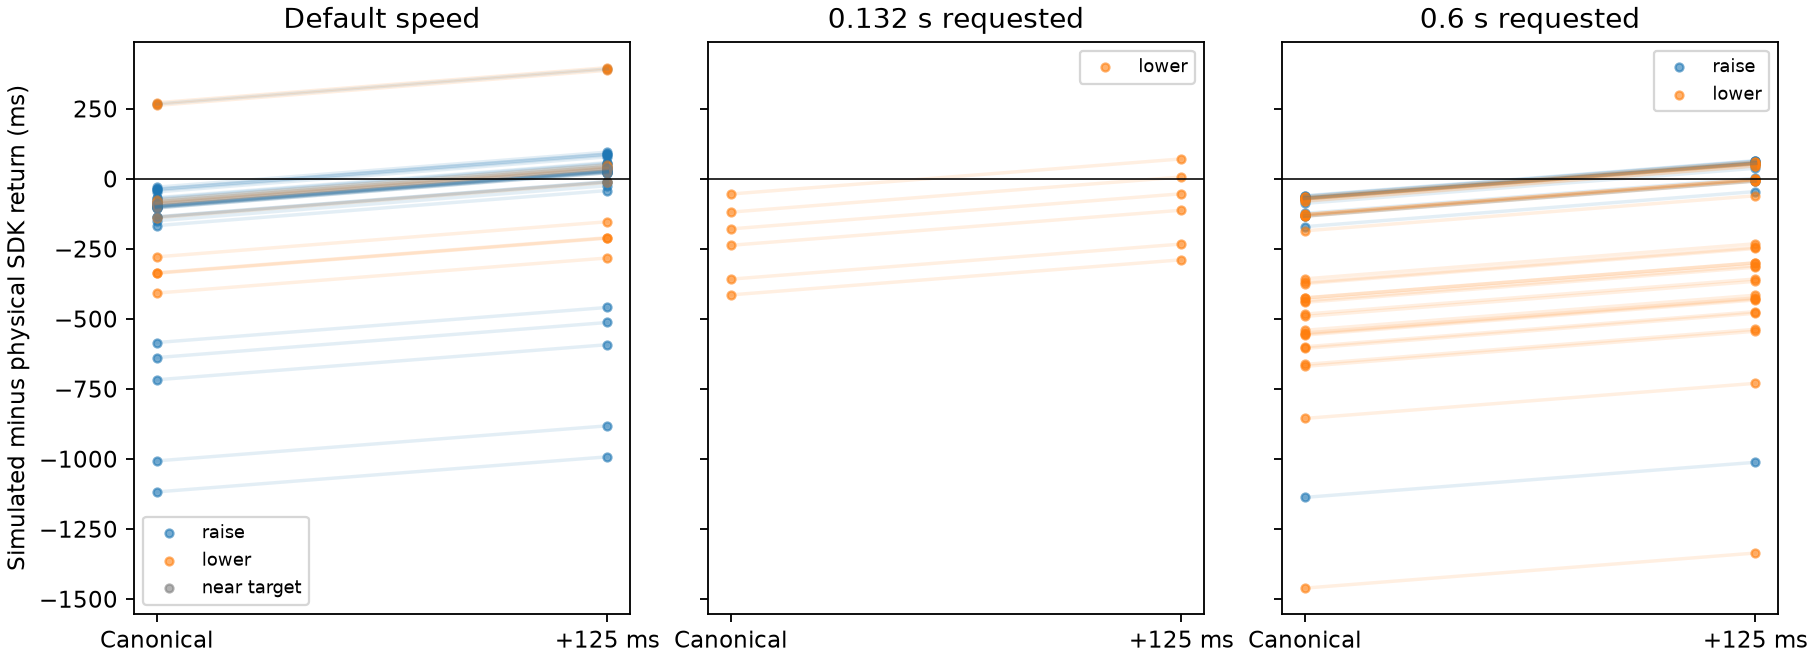

Recreate this plot in Python.
"""Evaluate the previously estimated SDK completion offset on distinct sessions."""
import csv
from pathlib import Path
import sys
import matplotlib.pyplot as plt
import numpy as np

root=Path(sys.argv[1]) if len(sys.argv)>1 else Path("../workshop-joints-20261127/lift-duration")
offset=.1252926826477051
def read(path):
    with path.open() as f:
        return list(csv.DictReader(f))
out=[]
for folder in ["short-repeat","approach-direction","status-52","history-52"]:
    trace=read(root/folder/"recording.csv")
    replay=read(root/folder/"returns.csv")
    commands=[r for r in trace if r["event"]=="command"]
    returns=[r for r in trace if r["event"]=="return"]
    assert len(commands)==len(returns)==len(replay)
    states=[r for r in trace if r["event"]=="state"]
    for c,r,s in zip(commands,returns,replay):
        start=float(c["s"])
        assert start==float(s["command_s"]) and float(r["s"])>=start
        assert c["target_mm"]==r["target_mm"]==s["target_mm"] and r["code"]=="0" and s["result"]=="completed"
        initial=float(next(row for row in reversed(states) if float(row["s"])<=start)["lift_mm"])
        target=float(c["target_mm"])
        physical=float(r["s"])-start
        sim=float(s["sim_elapsed_s"])
        direction="raise" if target>initial+2 else "lower" if target<initial-2 else "near target"
        out.append([folder,start,float(c["duration_s"]),direction,initial,target,physical,sim,1000*(sim-physical),1000*(sim+offset-physical)])
with open("transfer-scores.csv","w") as f:
    w=csv.writer(f,lineterminator="\n")
    w.writerow(["session","command_s","duration_s","direction","start_mm","target_mm","physical_s","sim_s","base_error_ms","corrected_error_ms"])
    w.writerows(out)
fig,axes=plt.subplots(1,3,figsize=(11,4),layout="constrained",sharey=True)
for ax,duration in zip(axes,[0,.132,.6]):
    group=[r for r in out if r[2]==duration]
    for direction,color in [("raise","tab:blue"),("lower","tab:orange"),("near target","gray")]:
        subset=[r for r in group if r[3]==direction]
        if not subset:continue
        v=np.array([r[-2:] for r in subset]);print(duration,direction,len(v),np.mean(abs(v),axis=0),np.median(v,axis=0))
        ax.scatter([0]*len(v),v[:,0],color=color,s=12,alpha=.6)
        ax.scatter([1]*len(v),v[:,1],color=color,s=12,alpha=.6,label=direction)
        for pair in v:ax.plot([0,1],pair,color=color,alpha=.12)
    ax.axhline(0,color="black",lw=.7)
    ax.set(title="Default speed" if duration==0 else f"{duration:g} s requested",xticks=[0,1],xticklabels=["Canonical","+125 ms"])
    ax.legend(fontsize=8)
axes[0].set_ylabel("Simulated minus physical SDK return (ms)")
fig.savefig("transfer.png",dpi=165)
v=np.array([r[-2:] for r in out]);print("all",len(v),np.mean(abs(v),axis=0),np.sum(abs(v[:,1])>abs(v[:,0])))
# Diagnostic only. Replace the simulated completion instant with a measured flag.
with open("flag-control.csv","w") as f:
    w=csv.writer(f,lineterminator="\n")
    w.writerow(["session","command_s","target_mm","in_position_s","sdk_return_s","corrected_sim_error_ms","observed_flag_plus_62ms_error_ms"])
    flag_scores=[]
    for folder in ["status-52","history-52"]:
        trace=read(root/folder/"recording.csv")
        group=[r for r in out if r[0]==folder]
        for i,r in enumerate(group):
            start=r[1]
            stop=group[i+1][1] if i+1<len(group) else float("inf")
            if r[3]=="near target":continue
            states=[row for row in trace if row["event"]=="state" and start<=float(row["s"])<stop]
            deasserted=False
            for state in states:
                if state["in_position"]=="0":
                    deasserted=True
                elif deasserted and state["in_position"]=="1":
                    settled=float(state["s"])-start
                    error=1000*(settled+.062-r[6])
                    w.writerow([folder,start,r[5],settled,r[6],r[-1],error])
                    flag_scores.append([r[-1],error])
                    break
    print("observed flag control",len(flag_scores),np.mean(abs(np.array(flag_scores)),axis=0))
